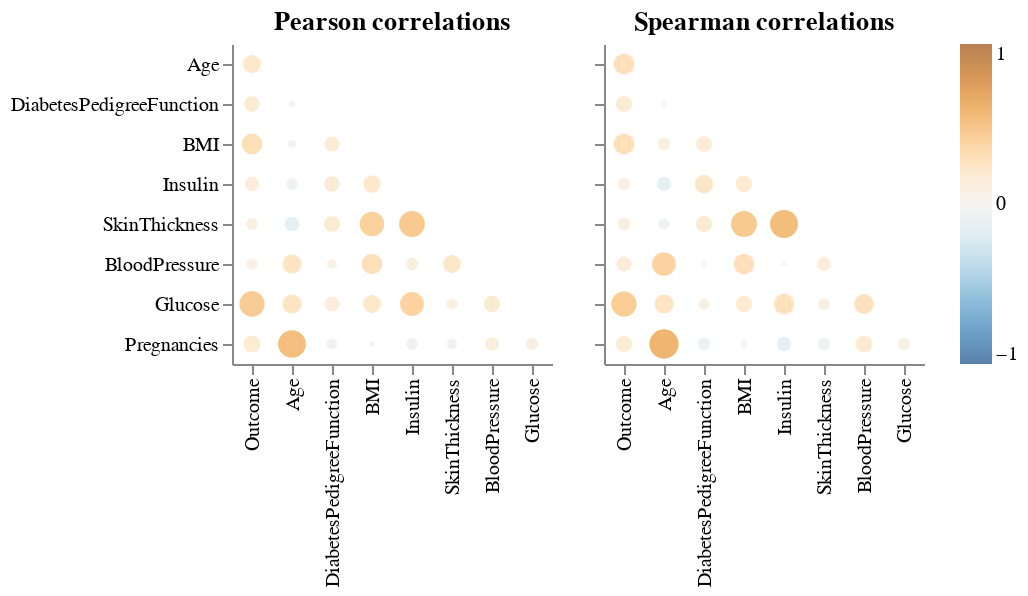

This figure's notebook cell:
### Markdown cell above
The Graphs above show us the respective distribution of each of the features. We have categorized the results to show the how distribution of each feature is when the Outcome is 0 (Non-Diabetic) and when the Outcome is 1 (Diabetic). This helps give us an indication on certain relationships between the features and the target.

For the Glucose levels, we see for the Non-Diabetic class that glucose levels are a somewhat normal distribution; but for the Diabetic class, the glucose levels lean heavily towards the middle to higher range. BMI for the Diabetic class looks like a normal distribution, but it also skews slighty to higher values. But for the Non-Diabetic class interestingly the BMI distribution seems more bimodal.

For the distribution of Age we see that Ages 20 to 32 are dominated by Non-Diabetics, but after the age of 32 we see that the count levels are close between the Diabetic and Non-Diabetic classes, where for some bins the Diabetic class even overtakes the Non-Diabetic even with a lower total count of observations in the data set. The Non-Diabetic class in the Age Distribution leans more towards lower ages meanwhile the Diabetic class' distribution is somewhat consistent across its age range.

For Pregnancies the lower range of pregnancies is dominated by the Non-Diabetic class, meanwhile for higher range of pregnancies the Diabetic class has more observations.

For Skin Thickness both the Diabetic and Non-Diabetic class are close to a normal distribution but the Non-Diabetic distribution skews slighty towards lower values and the Diabetic class skews more towards higher values.

### Code cell
aly.corr(train_df)

### Figure 1 — Vega specification as saved in the notebook (floating-point values rounded to 4 significant figures)
{"$schema": "https://vega.github.io/schema/vega/v5.json", "data": [{"name": "source_0"}, {"name": "data_0", "values": [{"abs_value": 0.08957, "index": "Outcome", "value": 0.08957, "variable": "SkinThickness"}, {"abs_value": 0.1384, "index": "Age", "value": -0.1384, "variable": "SkinThickness"}, {"abs_value": 0.173, "index": "DiabetesPedigreeFunction", "value": 0.173, "variable": "SkinThickness"}, {"abs_value": 0.4057, "index": "BMI", "value": 0.4057, "variable": "SkinThickness"}, {"abs_value": 0.4559, "index": "Insulin", "value": 0.4559, "variable": "SkinThickness"}, {"abs_value": 0.193, "index": "Outcome", "value": 0.193, "variable": "Pregnancies"}, {"abs_value": 0.1148, "index": "BloodPressure", "value": 0.1148, "variable": "Pregnancies"}, {"abs_value": 0.09511, "index": "Glucose", "value": 0.09511, "variable": "Pregnancies"}, {"abs_value": 0.5279, "index": "Age", "value": 0.5279, "variable": "Pregnancies"}, {"abs_value": 0.06431, "index": "SkinThickness", "value": -0.06431, "variable": "Pregnancies"}, {"abs_value": 0.08112, "index": "Insulin", "value": -0.08112, "variable": "Pregnancies"}, {"abs_value": 0.006332, "index": "BMI", "value": 0.006332, "variable": "Pregnancies"}, {"abs_value": 0.06895, "index": "DiabetesPedigreeFunction", "value": -0.06895, "variable": "Pregnancies"}, {"abs_value": 0.1332, "index": "Outcome", "value": 0.1332, "variable": "Insulin"}, {"abs_value": 0.204, "index": "BMI", "value": 0.204, "variable": "Insulin"}, {"abs_value": 0.1611, "index": "DiabetesPedigreeFunction", "value": 0.1611, "variable": "Insulin"}, {"abs_value": 0.07998, "index": "Age", "value": -0.07998, "variable": "Insulin"}, {"abs_value": 0.1751, "index": "BloodPressure", "value": 0.1751, "variable": "Glucose"}, {"abs_value": 0.07194, "index": "SkinThickness", "value": 0.07194, "variable": "Glucose"}, {"abs_value": 0.4356, "index": "Outcome", "value": 0.4356, "variable": "Glucose"}, {"abs_value": 0.1406, "index": "DiabetesPedigreeFunction", "value": 0.1406, "variable": "Glucose"}, {"abs_value": 0.2144, "index": "BMI", "value": 0.2144, "variable": "Glucose"}, {"abs_value": 0.386, "index": "Insulin", "value": 0.386, "variable": "Glucose"}, {"abs_value": 0.2455, "index": "Age", "value": 0.2455, "variable": "Glucose"}, {"abs_value": 0.02365, "index": "Age", "value": 0.02365, "variable": "DiabetesPedigreeFunction"}, {"abs_value": 0.1634, "index": "Outcome", "value": 0.1634, "variable": "DiabetesPedigreeFunction"}, {"abs_value": 0.06152, "index": "DiabetesPedigreeFunction", "value": 0.06152, "variable": "BloodPressure"}, {"abs_value": 0.07644, "index": "Outcome", "value": 0.07644, "variable": "BloodPressure"}, {"abs_value": 0.2398, "index": "Age", "value": 0.2398, "variable": "BloodPressure"}, {"abs_value": 0.2801, "index": "BMI", "value": 0.2801, "variable": "BloodPressure"}, {"abs_value": 0.1048, "index": "Insulin", "value": 0.1048, "variable": "BloodPressure"}, {"abs_value": 0.2153, "index": "SkinThickness", "value": 0.2153, "variable": "BloodPressure"}, {"abs_value": 0.1502, "index": "DiabetesPedigreeFunction", "value": 0.1502, "variable": "BMI"}, {"abs_value": 0.03199, "index": "Age", "value": 0.03199, "variable": "BMI"}, {"abs_value": 0.2912, "index": "Outcome", "value": 0.2912, "variable": "BMI"}, {"abs_value": 0.2096, "index": "Outcome", "value": 0.2096, "variable": "Age"}]}, {"name": "source_1"}, {"name": "data_1", "values": [{"abs_value": 0.1054, "index": "Outcome", "value": 0.1054, "variable": "SkinThickness"}, {"abs_value": 0.07443, "index": "Age", "value": -0.07443, "variable": "SkinThickness"}, {"abs_value": 0.1822, "index": "DiabetesPedigreeFunction", "value": 0.1822, "variable": "SkinThickness"}, {"abs_value": 0.4559, "index": "BMI", "value": 0.4559, "variable": "SkinThickness"}, {"abs_value": 0.5352, "index": "Insulin", "value": 0.5352, "variable": "SkinThickness"}, {"abs_value": 0.1708, "index": "Outcome", "value": 0.1708, "variable": "Pregnancies"}, {"abs_value": 0.1902, "index": "BloodPressure", "value": 0.1902, "variable": "Pregnancies"}, {"abs_value": 0.09303, "index": "Glucose", "value": 0.09303, "variable": "Pregnancies"}, {"abs_value": 0.5893, "index": "Age", "value": 0.5893, "variable": "Pregnancies"}, {"abs_value": 0.08648, "index": "SkinThickness", "value": -0.08648, "variable": "Pregnancies"}, {"abs_value": 0.1393, "index": "Insulin", "value": -0.1393, "variable": "Pregnancies"}, {"abs_value": 0.02667, "index": "BMI", "value": -0.02667, "variable": "Pregnancies"}, {"abs_value": 0.09615, "index": "DiabetesPedigreeFunction", "value": -0.09615, "variable": "Pregnancies"}, {"abs_value": 0.09809, "index": "Outcome", "value": 0.09809, "variable": "Insulin"}, {"abs_value": 0.1881, "index": "BMI", "value": 0.1881, "variable": "Insulin"}, {"abs_value": 0.2283, "index": "DiabetesPedigreeFunction", "value": 0.2283, "variable": "Insulin"}, {"abs_value": 0.1357, "index": "Age", "value": -0.1357, "variable": "Insulin"}, {"abs_value": 0.2634, "index": "BloodPressure", "value": 0.2634, "variable": "Glucose"}, {"abs_value": 0.08417, "index": "SkinThickness", "value": 0.08417, "variable": "Glucose"}, {"abs_value": 0.4339, "index": "Outcome", "value": 0.4339, "variable": "Glucose"}, {"abs_value": 0.07783, "index": "DiabetesPedigreeFunction", "value": 0.07783, "variable": "Glucose"}, {"abs_value": 0.1888, "index": "BMI", "value": 0.1888, "variable": "Glucose"}, {"abs_value": 0.2767, "index": "Insulin", "value": 0.2767, "variable": "Glucose"}, {"abs_value": 0.2472, "index": "Age", "value": 0.2472, "variable": "Glucose"}, {"abs_value": 0.01108, "index": "Age", "value": 0.01108, "variable": "DiabetesPedigreeFunction"}, {"abs_value": 0.1643, "index": "Outcome", "value": 0.1643, "variable": "DiabetesPedigreeFunction"}, {"abs_value": 0.01015, "index": "DiabetesPedigreeFunction", "value": 0.01015, "variable": "BloodPressure"}, {"abs_value": 0.1416, "index": "Outcome", "value": 0.1416, "variable": "BloodPressure"}, {"abs_value": 0.3819, "index": "Age", "value": 0.3819, "variable": "BloodPressure"}, {"abs_value": 0.283, "index": "BMI", "value": 0.283, "variable": "BloodPressure"}, {"abs_value": 0.001658, "index": "Insulin", "value": 0.001658, "variable": "BloodPressure"}, {"abs_value": 0.1347, "index": "SkinThickness", "value": 0.1347, "variable": "BloodPressure"}, {"abs_value": 0.1612, "index": "DiabetesPedigreeFunction", "value": 0.1612, "variable": "BMI"}, {"abs_value": 0.1018, "index": "Age", "value": 0.1018, "variable": "BMI"}, {"abs_value": 0.2901, "index": "Outcome", "value": 0.2901, "variable": "BMI"}, {"abs_value": 0.2842, "index": "Outcome", "value": 0.2842, "variable": "Age"}]}, {"name": "source_0_concat_0_x_domain_index", "values": [{"index": "Outcome", "sort_field": 0.0}, {"index": "Age", "sort_field": 1.0}, {"index": "DiabetesPedigreeFunction", "sort_field": 2.0}, {"index": "BMI", "sort_field": 3.0}, {"index": "Insulin", "sort_field": 4.0}, {"index": "BloodPressure", "sort_field": 6.0}, {"index": "Glucose", "sort_field": 7.0}, {"index": "SkinThickness", "sort_field": 5.0}]}, {"name": "source_0_concat_0_y_domain_variable", "values": [{"sort_field": 4.0, "variable": "SkinThickness"}, {"sort_field": 7.0, "variable": "Pregnancies"}, {"sort_field": 3.0, "variable": "Insulin"}, {"sort_field": 6.0, "variable": "Glucose"}, {"sort_field": 1.0, "variable": "DiabetesPedigreeFunction"}, {"sort_field": 5.0, "variable": "BloodPressure"}, {"sort_field": 2.0, "variable": "BMI"}, {"sort_field": 0.0, "variable": "Age"}]}, {"name": "source_1_concat_1_x_domain_index", "values": [{"index": "Outcome", "sort_field": 0.0}, {"index": "Age", "sort_field": 1.0}, {"index": "DiabetesPedigreeFunction", "sort_field": 2.0}, {"index": "BMI", "sort_field": 3.0}, {"index": "Insulin", "sort_field": 4.0}, {"index": "BloodPressure", "sort_field": 6.0}, {"index": "Glucose", "sort_field": 7.0}, {"index": "SkinThickness", "sort_field": 5.0}]}, {"name": "source_1_concat_1_y_domain_variable", "values": [{"sort_field": 4.0, "variable": "SkinThickness"}, {"sort_field": 7.0, "variable": "Pregnancies"}, {"sort_field": 3.0, "variable": "Insulin"}, {"sort_field": 6.0, "variable": "Glucose"}, {"sort_field": 1.0, "variable": "DiabetesPedigreeFunction"}, {"sort_field": 5.0, "variable": "BloodPressure"}, {"sort_field": 2.0, "variable": "BMI"}, {"sort_field": 0.0, "variable": "Age"}]}], "signals": [{"name": "concat_0_x_step", "value": 20}, {"name": "concat_0_width", "update": "bandspace(domain('concat_0_x').length, 1, 0.5) * concat_0_x_step"}, {"name": "concat_0_y_step", "value": 20}, {"name": "concat_0_height", "update": "bandspace(domain('concat_0_y').length, 1, 0.5) * concat_0_y_step"}, {"name": "concat_1_x_step", "value": 20}, {"name": "concat_1_width", "update": "bandspace(domain('concat_1_x').length, 1, 0.5) * concat_1_x_step"}, {"name": "concat_1_y_step", "value": 20}, {"name": "concat_1_height", "update": "bandspace(domain('concat_1_y').length, 1, 0.5) * concat_1_y_step"}], "marks": [{"type": "group", "name": "concat_0_group", "encode": {"update": {"width": {"signal": "concat_0_width"}, "height": {"signal": "concat_0_height"}}}, "marks": [{"type": "symbol", "name": "concat_0_marks", "from": {"data": "data_0"}, "encode": {"update": {"size": {"field": "abs_value", "scale": "size"}, "shape": {"value": "circle"}, "x": {"field": "index", "scale": "concat_0_x"}, "fill": {"field": "value", "scale": "color"}, "tooltip": {"signal": "{\"corr\": format(datum[\"value\"], \".2f\"), \"x\": isValid(datum[\"index\"]) ? datum[\"index\"] : \"\"+datum[\"index\"], \"y\": isValid(datum[\"variable\"]) ? datum[\"variable\"] : \"\"+datum[\"variable\"]}"}, "y": {"field": "variable", "scale": "concat_0_y"}, "opacity": {"value": 0.7}}}, "style": ["circle"]}], "axes": [{"scale": "concat_0_x", "labelAlign": "right", "grid": false, "orient": "bottom", "zindex": 0, "labelAngle": 270, "labelBaseline": "middle"}, {"scale": "concat_0_y", "zindex": 0, "orient": "left", "grid": false}], "title": {"text": "Pearson correlations", "frame": "group"}, "style": "cell"}, {"type": "group", "name": "concat_1_group", "encode": {"update": {"width": {"signal": "concat_1_width"}, "height": {"signal": "concat_1_height"}}}, "marks": [{"type": "symbol", "name": "concat_1_marks", "from": {"data": "data_1"}, "encode": {"update": {"size": {"field": "abs_value", "scale": "size"}, "shape": {"value": "circle"}, "x": {"field": "index", "scale": "concat_1_x"}, "fill": {"field": "value", "scale": "color"}, "opacity": {"value": 0.7}, "y": {"field": "variable", "scale": "concat_1_y"}, "tooltip": {"signal": "{\"corr\": format(datum[\"value\"], \".2f\"), \"x\": isValid(datum[\"index\"]) ? datum[\"index\"] : \"\"+datum[\"index\"], \"y\": isValid(datum[\"variable\"]) ? datum[\"variable\"] : \"\"+datum[\"variable\"]}"}}}, "style": ["circle"]}], "axes": [{"scale": "concat_1_x", "labelAngle": 270, "zindex": 0, "orient": "bottom", "grid": false, "labelAlign": "right", "labelBaseline": "middle"}, {"scale": "concat_1_y", "orient": "left", "zindex": 0, "labels": false, "grid": false}], "title": {"text": "Spearman correlations", "frame": "group"}, "style": "cell"}], "scales": [{"name": "color", "type": "linear", "domain": [-1, 1], "range": {"scheme": "blueorange"}, "zero": true, "interpolate": "hcl"}, {"name": "size", "type": "linear", "domain": [0, 1], "range": [4, 361], "zero": true}, {"name": "concat_0_x", "type": "point", "domain": {"data": "source_0_concat_0_x_domain_index", "field": "index", "sort": {"op": "max", "field": "sort_field"}}, "range": {"step": {"signal": "concat_0_x_step"}}, "padding": 0.5}, {"name": "concat_0_y", "type": "point", "domain": {"data": "source_0_concat_0_y_domain_variable", "field": "variable", "sort": {"op": "max", "field": "sort_field"}}, "range": {"step": {"signal": "concat_0_y_step"}}, "padding": 0.5}, {"name": "concat_1_x", "type": "point", "domain": {"data": "source_1_concat_1_x_domain_index", "field": "index", "sort": {"op": "max", "field": "sort_field"}}, "range": {"step": {"signal": "concat_1_x_step"}}, "padding": 0.5}, {"name": "concat_1_y", "type": "point", "domain": {"data": "source_1_concat_1_y_domain_variable", "field": "variable", "sort": {"op": "max", "field": "sort_field"}}, "range": {"step": {"signal": "concat_1_y_step"}}, "padding": 0.5}], "background": "white", "config": {"style": {"cell": {"strokeWidth": 0}}}, "padding": 5, "layout": {"padding": 20, "bounds": "full", "align": "each"}, "legends": [{"fill": "color", "gradientLength": {"signal": "clamp(concat_0_height, 64, 200)"}, "encode": {"gradient": {"update": {"opacity": {"value": 0.7}}}}}]}
